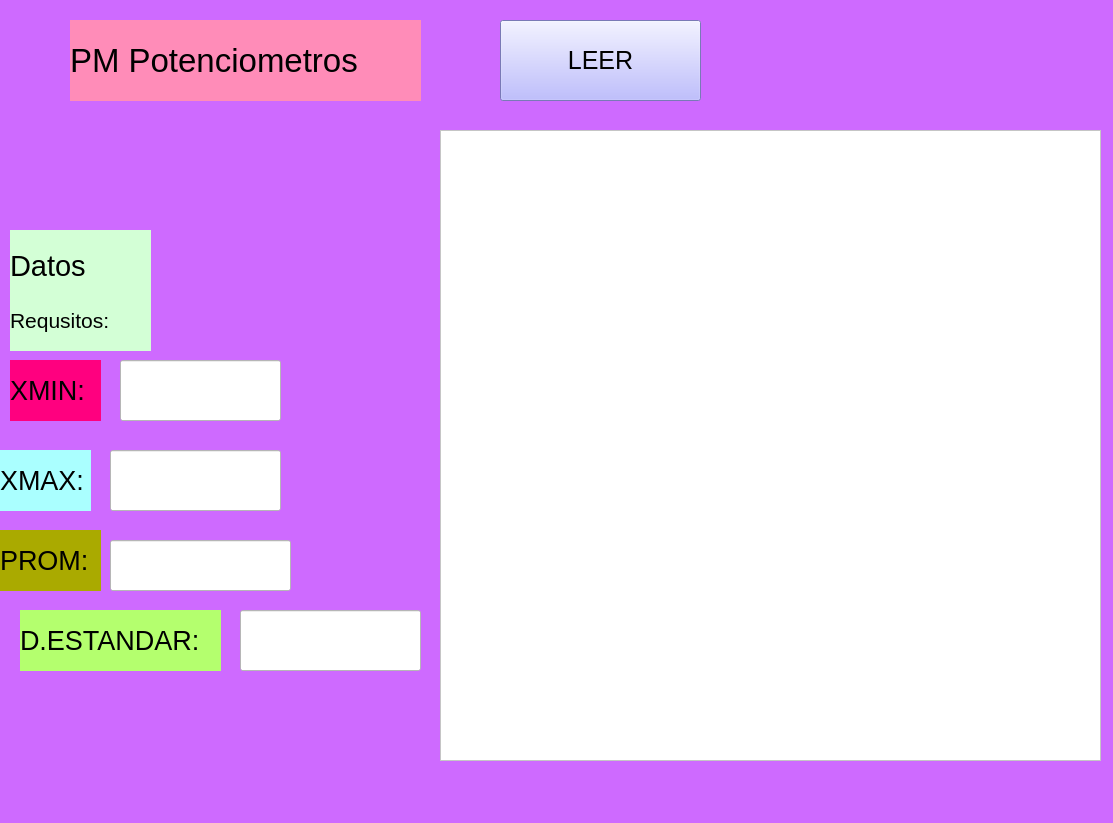
<?xml version="1.0" encoding="UTF-8"?>
<ui version="4.0">
 <class>MainWindow</class>
 <widget class="QMainWindow" name="MainWindow">
  <property name="geometry">
   <rect>
    <x>0</x>
    <y>0</y>
    <width>1113</width>
    <height>823</height>
   </rect>
  </property>
  <property name="windowTitle">
   <string>MainWindow</string>
  </property>
  <property name="styleSheet">
   <string notr="true">background-color: rgb(206, 106, 255);</string>
  </property>
  <widget class="QWidget" name="centralwidget">
   <widget class="QLabel" name="label">
    <property name="geometry">
     <rect>
      <x>70</x>
      <y>20</y>
      <width>351</width>
      <height>81</height>
     </rect>
    </property>
    <property name="font">
     <font>
      <pointsize>25</pointsize>
      <weight>50</weight>
      <bold>false</bold>
     </font>
    </property>
    <property name="layoutDirection">
     <enum>Qt::LeftToRight</enum>
    </property>
    <property name="styleSheet">
     <string notr="true">background-color: rgb(255, 140, 184);</string>
    </property>
    <property name="text">
     <string>PM Potenciometros</string>
    </property>
   </widget>
   <widget class="QPushButton" name="btnLeer">
    <property name="geometry">
     <rect>
      <x>500</x>
      <y>20</y>
      <width>201</width>
      <height>81</height>
     </rect>
    </property>
    <property name="font">
     <font>
      <pointsize>19</pointsize>
     </font>
    </property>
    <property name="styleSheet">
     <string notr="true">background-color: rgb(170, 170, 255);</string>
    </property>
    <property name="text">
     <string>LEER</string>
    </property>
   </widget>
   <widget class="QLabel" name="label_2">
    <property name="geometry">
     <rect>
      <x>10</x>
      <y>360</y>
      <width>91</width>
      <height>61</height>
     </rect>
    </property>
    <property name="font">
     <font>
      <pointsize>20</pointsize>
      <weight>50</weight>
      <bold>false</bold>
     </font>
    </property>
    <property name="layoutDirection">
     <enum>Qt::LeftToRight</enum>
    </property>
    <property name="styleSheet">
     <string notr="true">background-color: rgb(255, 0, 127);</string>
    </property>
    <property name="text">
     <string>XMIN:</string>
    </property>
   </widget>
   <widget class="QLabel" name="label_3">
    <property name="geometry">
     <rect>
      <x>0</x>
      <y>450</y>
      <width>91</width>
      <height>61</height>
     </rect>
    </property>
    <property name="font">
     <font>
      <pointsize>20</pointsize>
      <weight>50</weight>
      <bold>false</bold>
     </font>
    </property>
    <property name="layoutDirection">
     <enum>Qt::LeftToRight</enum>
    </property>
    <property name="styleSheet">
     <string notr="true">background-color: rgb(170, 255, 255);</string>
    </property>
    <property name="text">
     <string>XMAX:</string>
    </property>
   </widget>
   <widget class="QLabel" name="label_4">
    <property name="geometry">
     <rect>
      <x>0</x>
      <y>530</y>
      <width>101</width>
      <height>61</height>
     </rect>
    </property>
    <property name="font">
     <font>
      <pointsize>20</pointsize>
      <weight>50</weight>
      <bold>false</bold>
     </font>
    </property>
    <property name="layoutDirection">
     <enum>Qt::LeftToRight</enum>
    </property>
    <property name="styleSheet">
     <string notr="true">background-color: rgb(170, 170, 0);</string>
    </property>
    <property name="text">
     <string>PROM:</string>
    </property>
   </widget>
   <widget class="QLabel" name="label_5">
    <property name="geometry">
     <rect>
      <x>20</x>
      <y>610</y>
      <width>201</width>
      <height>61</height>
     </rect>
    </property>
    <property name="font">
     <font>
      <pointsize>20</pointsize>
      <weight>50</weight>
      <bold>false</bold>
     </font>
    </property>
    <property name="layoutDirection">
     <enum>Qt::LeftToRight</enum>
    </property>
    <property name="styleSheet">
     <string notr="true">background-color: rgb(180, 255, 110);</string>
    </property>
    <property name="text">
     <string>D.ESTANDAR:</string>
    </property>
   </widget>
   <widget class="QLineEdit" name="xmin">
    <property name="geometry">
     <rect>
      <x>120</x>
      <y>360</y>
      <width>161</width>
      <height>61</height>
     </rect>
    </property>
    <property name="styleSheet">
     <string notr="true">background-color: rgb(255, 255, 255);

</string>
    </property>
   </widget>
   <widget class="QLineEdit" name="xmax">
    <property name="geometry">
     <rect>
      <x>110</x>
      <y>450</y>
      <width>171</width>
      <height>61</height>
     </rect>
    </property>
    <property name="styleSheet">
     <string notr="true">background-color: rgb(255, 255, 255);</string>
    </property>
   </widget>
   <widget class="QLineEdit" name="prom">
    <property name="geometry">
     <rect>
      <x>110</x>
      <y>540</y>
      <width>181</width>
      <height>51</height>
     </rect>
    </property>
    <property name="styleSheet">
     <string notr="true">background-color: rgb(255, 255, 255);

</string>
    </property>
   </widget>
   <widget class="QLineEdit" name="desvest">
    <property name="geometry">
     <rect>
      <x>240</x>
      <y>610</y>
      <width>181</width>
      <height>61</height>
     </rect>
    </property>
    <property name="styleSheet">
     <string notr="true">background-color: rgb(255, 255, 255);

</string>
    </property>
   </widget>
   <widget class="QLabel" name="label_6">
    <property name="geometry">
     <rect>
      <x>10</x>
      <y>230</y>
      <width>141</width>
      <height>71</height>
     </rect>
    </property>
    <property name="font">
     <font>
      <pointsize>22</pointsize>
     </font>
    </property>
    <property name="styleSheet">
     <string notr="true">background-color: rgb(211, 255, 214);</string>
    </property>
    <property name="text">
     <string>Datos</string>
    </property>
   </widget>
   <widget class="QLabel" name="label_7">
    <property name="geometry">
     <rect>
      <x>10</x>
      <y>290</y>
      <width>141</width>
      <height>61</height>
     </rect>
    </property>
    <property name="font">
     <font>
      <pointsize>16</pointsize>
     </font>
    </property>
    <property name="styleSheet">
     <string notr="true">background-color: rgb(211, 255, 214);</string>
    </property>
    <property name="text">
     <string>Requsitos:</string>
    </property>
   </widget>
   <widget class="QListWidget" name="dtsleidos">
    <property name="geometry">
     <rect>
      <x>440</x>
      <y>130</y>
      <width>661</width>
      <height>631</height>
     </rect>
    </property>
    <property name="styleSheet">
     <string notr="true">background-color: rgb(255, 255, 255);</string>
    </property>
   </widget>
  </widget>
  <widget class="QMenuBar" name="menubar">
   <property name="geometry">
    <rect>
     <x>0</x>
     <y>0</y>
     <width>1113</width>
     <height>21</height>
    </rect>
   </property>
  </widget>
  <widget class="QStatusBar" name="statusbar"/>
 </widget>
 <resources/>
 <connections/>
</ui>
